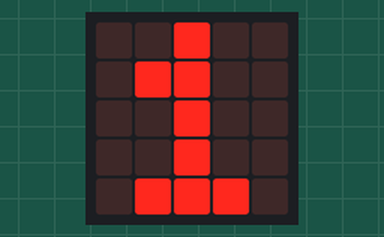
Recording of a program running on a simulated BBC micro:bit running MicroPython. Parts: the board's 5×5 LED display. The 48×5 strip is a reading aid, not a part: it shows the text the display is scrolling, unrolled, one strip-width of it at a time. At 10.2 s the program stops and its outputs stay as they are.

Above: at 0.1 s.
At 2.6 s:
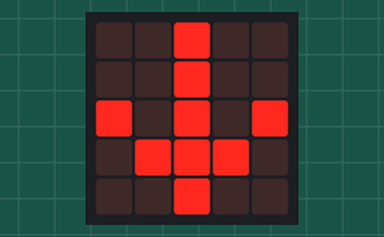
At 7.8 s:
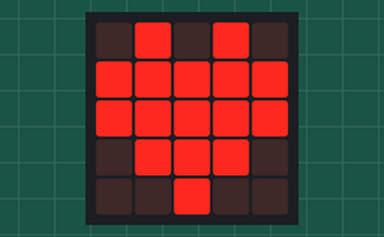
At 8.3 s:
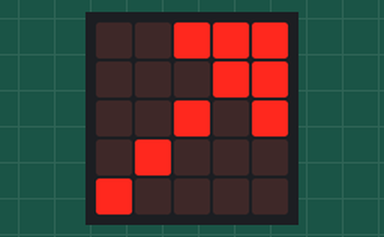
At 8.8 s:
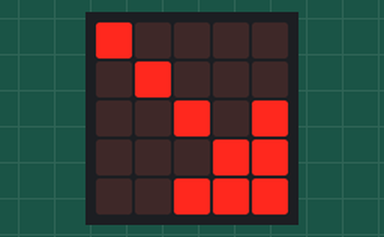
At 9.8 s:
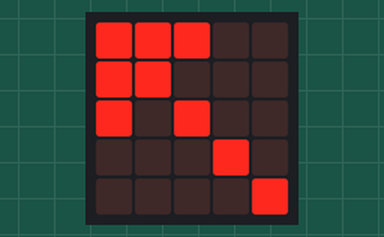

Measured:
- what the display in image 1 shows lasts 0.5 s, from 2.5 s to 3.0 s

The program:

microbit-5_5_LED_Dot_Matrix-2.py
```python
from microbit import *
val = Image("00900:""00900:""90909:""09990:""00900")
display.show('1')
sleep(500)
display.show('2')
sleep(500)
display.show('3')
sleep(500)
display.show('4')
sleep(500)
display.show('5')
sleep(500)
display.show(val)
sleep(500)
display.scroll("hello!")
sleep(200)
display.show(Image.HEART)
sleep(500)
display.show(Image.ARROW_NE)
sleep(500)
display.show(Image.ARROW_SE)
sleep(500)
display.show(Image.ARROW_SW)
sleep(500)
display.show(Image.ARROW_NW)
sleep(500)
display.clear()
```
